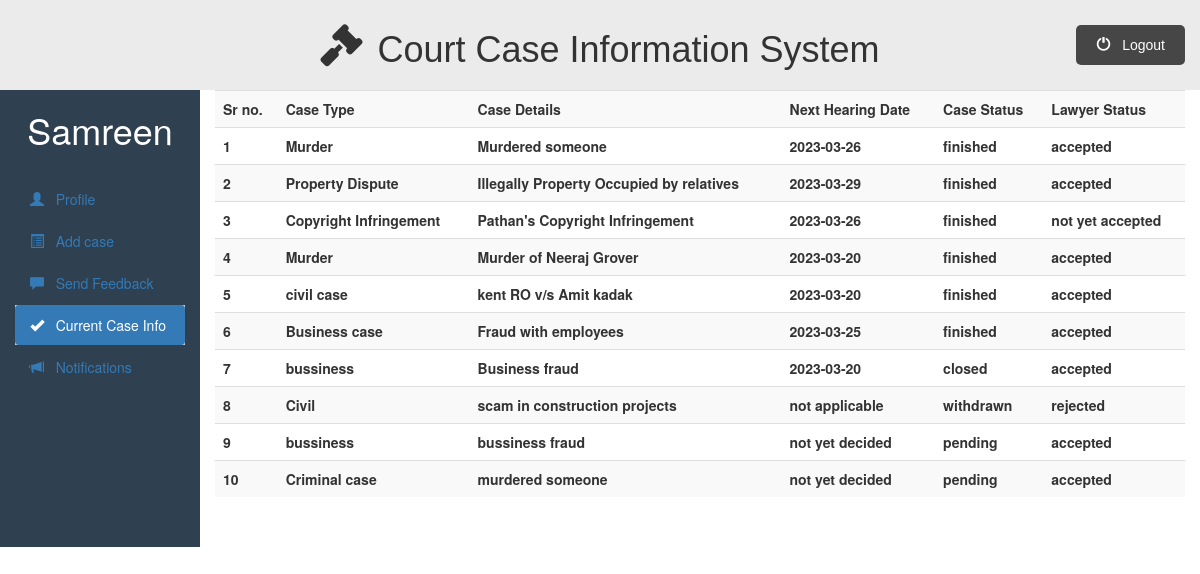
The page /client_dashboard.php?q=currentcase (signed in) on the database its author committed.
### tables this page shows
CREATE TABLE `cases` (
  `case_id` int(11) NOT NULL,
  `case_type` varchar(50) NOT NULL,
  `case_details` varchar(200) NOT NULL,
  `next_hearing_date` date DEFAULT NULL,
  `prev_hearing_date` date DEFAULT NULL,
  `case_status` varchar(50) NOT NULL,
  `court_name` varchar(50) DEFAULT NULL,
  `lawyer_id_assigned` int(11) NOT NULL,
  `lawyer_status` varchar(20) DEFAULT 'not yet accepted',
  `clientforcase_id` int(11) NOT NULL
);

### Client/currentcase.php (the view, shortened to what this page needs)
<div class="container-fluid">
    <div class="row">
        <div class="col-sm-2">
            <h1>
                <?php echo $_SESSION["client_name"]; ?>
            </h1>
            <br>
            <ul id="side_menu" class="nav nav-pills nav-stacked">
                <li class="">
                    <a href="client_dashboard.php">
                        <span class="glyphicon glyphicon-user"></span>
                        &nbsp; Profile
                     </a>
                </li>
                <li class="">
                    <a href="client_dashboard.php?q=addcase">
                        <span class="glyphicon glyphicon-list-alt"></span>
                        &nbsp; Add case
                    </a>
                </li>
                <li class="">
                    <a href="client_dashboard.php?q=sendfeedback">
                        <span class="glyphicon glyphicon-comment"></span>
                        &nbsp; Send Feedback
                    </a>
                </li>
                <li class="active">
                    <a href="client_dashboard.php?q=currentcase">
                        <span class="glyphicon glyphicon-ok"></span>
                        &nbsp; Current Case Info
                    </a>
                </li>
                <li class="">
                    <a href="client_dashboard.php?q=notifications">
                        <span class="glyphicon glyphicon-bullhorn"></span>
                        &nbsp; Notifications
                    </a>
                </li>
            </ul>
        </div>
        <div class="col-sm-10" style="font-weight: bold; padding-bottom: 30px;">
            <div class="table-responsive">
                <table class="table table-striped table-hover">
                    <tr>
                        <th>Sr no.</th>
                        <th>Case Type</th>
                        <th>Case Details</th>
                        <th>Next Hearing Date</th>
                        <th>Case Status</th>
                        <th>Lawyer Status</th>
                    </tr>
                        <?php
                            require_once("includes/db.php");
                            if ($con) {
                                $cid = $_SESSION['client_id'];
                                $stmt = $con->prepare("
                                SELECT case_type, case_details, next_hearing_date,
                                case_status, lawyer_status
                                FROM cases WHERE clientforcase_id = ?");
                                $stmt->bind_param('s', $cid);
                                $stmt->execute();
                                $stmt->store_result();
                                $stmt->bind_result($case_type, $case_details,
                                $next_hearing_date, $case_status, $lawyer_status);
$x=1;
                                while ($stmt->fetch()) {
                                    if(!$next_hearing_date)
                                        $next_hearing_date = "not yet decided";
                                    if($lawyer_status == "rejected") {
                                        $next_hearing_date = "not applicable";
                                        $case_status = "withdrawn";
                                    }
                                    echo "
                                    <tr>
                                        <td> {$x} </td>
                                        <td> {$case_type} </td>
                                        <td> {$case_details} </td>
                                        <td> {$next_hearing_date} </td>
                                        <td> {$case_status} </td>
                                        <td> {$lawyer_status} </td>
                                    </tr>
                                    ";
                                    $x++;
                                }
                            }
                            else{
                                echo "Server Prob";
                            }
                        ?>
                </table>
            </div>
        </div>
   </div>
</div>

### Public/css/style.css (style rules this page uses)
* { padding: 0%; margin: 0%; box-sizing: border-box; }
html { scroll-behavior: smooth; }
ul { list-style-type: none; }
.active, .accordion:hover { background-color: #ccc; }

### Public/css/dashboard.css (style rules this page uses)
.row { background-color: #2f4050; }
.col-sm-10 { background-color: #fff; }
.col-sm-2 h1 { color: #fff; text-align:center; }

### rows shown on the page
cases: case_type "Murder", case_details "Murdered someone", next_hearing_date "2023-03-26", case_status "finished", lawyer_status "accepted"
cases: case_type "Property Dispute", case_details "Illegally Property Occupied by relatives", next_hearing_date "2023-03-29", case_status "finished", lawyer_status "accepted"
cases: case_type "Copyright Infringement", case_details "Pathan's Copyright Infringement", next_hearing_date "2023-03-26", case_status "finished", lawyer_status "not yet accepted"
cases: case_type "Murder", case_details "Murder of Neeraj Grover", next_hearing_date "2023-03-20", case_status "finished", lawyer_status "accepted"
cases: case_type "civil case", case_details "kent RO v/s Amit kadak", next_hearing_date "2023-03-20", case_status "finished", lawyer_status "accepted"
cases: case_type "Business case", case_details "Fraud with employees", next_hearing_date "2023-03-25", case_status "finished", lawyer_status "accepted"
cases: case_type "bussiness", case_details "Business fraud", next_hearing_date "2023-03-20", case_status "closed", lawyer_status "accepted"
cases: case_type "Civil", case_details "scam in construction projects", lawyer_status "not applicable", lawyer_status "withdrawn", lawyer_status "rejected"
cases: case_type "bussiness", case_details "bussiness fraud", next_hearing_date "not yet decided", case_status "pending", lawyer_status "accepted"
cases: case_type "Criminal case", case_details "murdered someone", next_hearing_date "not yet decided", case_status "pending", lawyer_status "accepted"

### other values the page prints
$_SESSION["client_name"] "Samreen"
